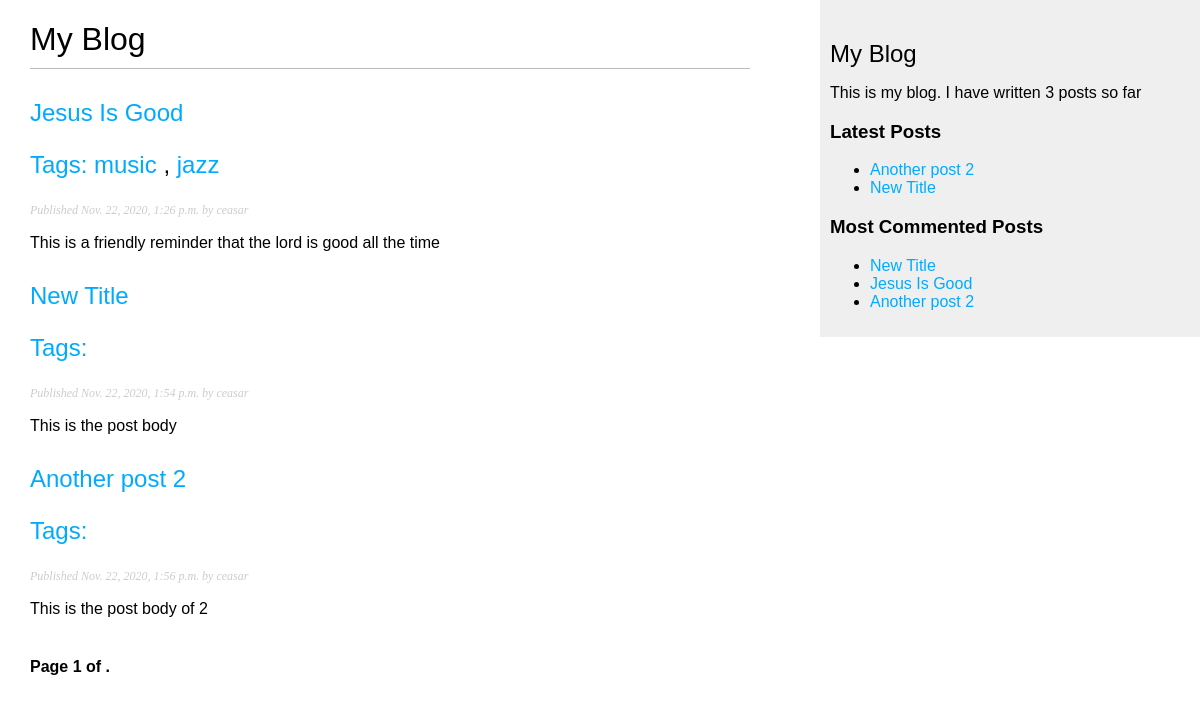
Page /blog/ on the earlier database version.
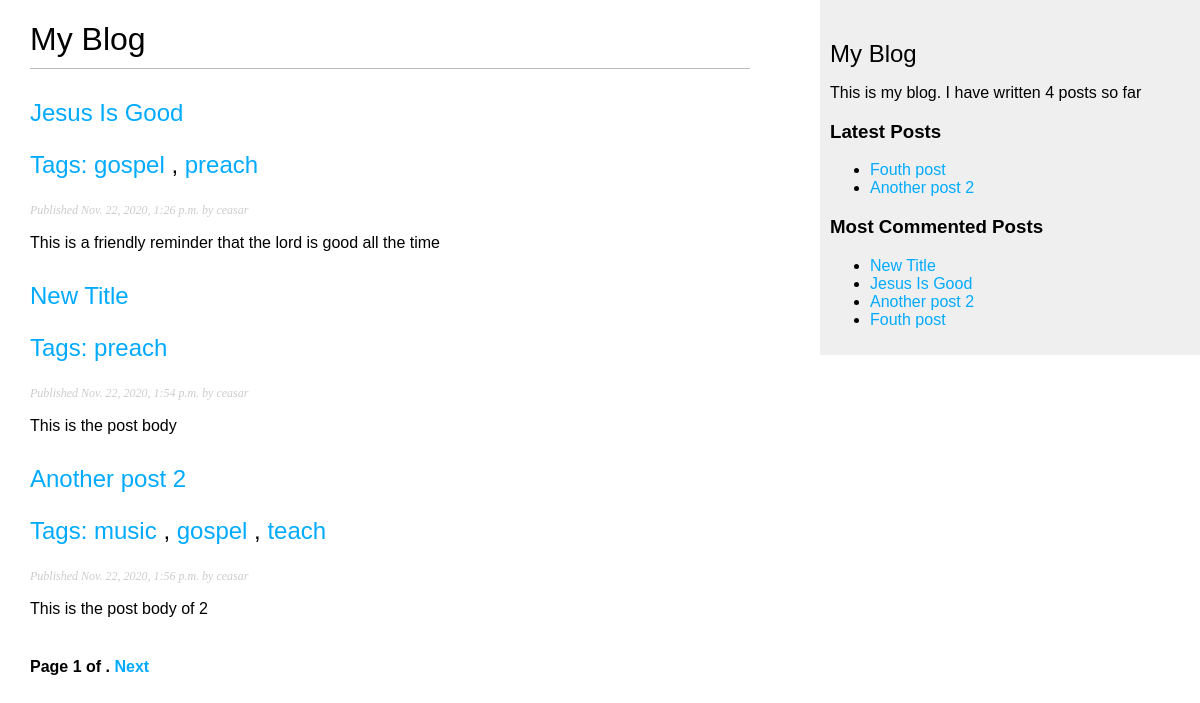
Same page on the later database version.
### blog/models.py (models this page shows, shortened)
class Post(models.Model):
    STATUS_CHOICES = (
        ('draft' , 'Draft'),
        ('published', 'Published'),
    )
    title = models.CharField(max_length=250)
    slug  = models.SlugField(max_length=250, unique_for_date='publish')
    author = models.ForeignKey(User, on_delete=models.CASCADE, related_name='blog_post')
    body    = models.TextField()
    publish = models.DateTimeField(default=timezone.now)
    created = models.DateTimeField(auto_now_add=True)
    updated = models.DateTimeField(auto_now=True)
    status = models.CharField(max_length=10, choices=STATUS_CHOICES, default='draft')
    tags = TaggableManager()
    class Meta:
        ordering = ('publish',)
    def get_absolute_url(self):
        return reverse('blog:post_detail', args=[self.publish.year,self.publish.month,self.publish.day, self.slug])
    objects = models.Manager()
    published = PublishedManager()

### blog/views.py (the view)
# urls.py: path('', views.post_list, name='post_list'),
def post_list(request, tag_slug=None):
    object_list = Post.published.all()
    tag = None
    if tag_slug:
        tag = get_object_or_404(Tag, slug=tag_slug)
        object_list = object_list.filter(tags__in=[tag])
    paginator = Paginator(object_list,3) # 3 post per each page
    page = request.GET.get('page')
    try:
        posts = paginator.page(page)
    except PageNotAnInteger:
        posts = paginator.page(1)
    except EmptyPage:
        posts = paginator.page(paginator.num_pages)
    context = {
        'page': page,
        'posts': posts,
        'tag': tag,
    }
    return render(request, 'blog/post/list.html', context)

### blog/models.py (called while the page is built)
    def get_queryset(self):
        return super(PublishedManager, self).get_queryset().filter(status='published')

### blog/templatetags/blog_tags.py (called while the page is built)
@register.simple_tag
def total_post():
    return Post.published.count()

@register.inclusion_tag('blog/post/latest_posts.html')
def show_latest_posts(count=5):
    latest_posts = Post.published.order_by('-publish')[:count]
    return {'latest_posts': latest_posts}

@register.simple_tag
def get_most_commented_posts(count=5):
    return Post.published.annotate(total_comments=Count('comments')).order_by('-total_comments')[:count]

@register.filter(name='markdown')
def markdown_format(text):
    return mark_safe(markdown.markdown(text))

### blog/templates/blog/post/list.html (shortened to what this page needs)
{% extends "blog/base.html" %}
{% load blog_tags %}
{% block content %}
    <h1>My Blog </h1>
    {% for post in posts %}
      <h2>
          <a href="{{ post.get_absolute_url }}">
              {{ post.title }}
              <p class="tags">Tags:
                {% for tag in post.tags.all %}
                  <a href="{% url "blog:post_list_by_tag" tag.slug %}">
                    {{ tag.name }}
                  </a>
                  {% if not forloop.last %}, {% endif %}
                {% endfor %}
              </p>
          </a>
      </h2>
      <p class="date">
        Published {{ post.publish }} by {{ post.author }}
      </p>
      {{ post.body|markdown|truncatewords_html:30 }}
    {% endfor %}
    {% include "pagination.html" with page=posts %}
{% endblock content %}

### blog/templates/blog/base.html (shortened to what this page needs)
{% load blog_tags %}
{% load static %}
<!Doctype html>
<html>
<head>
    <link href="{% static 'css/blog.css' %}" rel="stylesheet">
</head>
<body>
    <div id='content'>
        {% block content %}
        {% endblock content %}
    </div>
    <div id="sidebar">
        <h2>My Blog</h2>
        <p>This is my blog. I have written {% total_post %} posts so far</p>
        <h3>Latest Posts</h3>
        {% show_latest_posts 2 %}
        <h3>Most Commented Posts</h3>
        {% get_most_commented_posts as most_commented_posts %}
        <ul>
            {% for post in most_commented_posts %}
            <li>
                <a href="{{ post.get_absolute_url }}">{{ post.title }}</a>
            </li>
            {% endfor %}
        </ul>
    </div>
</body>
</html>

### blog/templates/pagination.html (shortened to what this page needs)
<div class="pagination">
    <span class="step-links">
        <span class="current">
            Page {{ page.number }} of {{ page.paginator.num_page }}.
        </span>
        {% if page.has_next %}
            <a href="?page={{ page.next_page_number }}">Next</a>
        {% endif %}
    </span>
</div>

### blog/templates/blog/post/latest_posts.html
<ul>
    {% for post in latest_posts %}
    <li>
        <a href="{{ post.get_absolute_url }}">{{ post.title }}</a>
    </li>
    {% endfor %}
</ul>

### blog/static/css/blog.css (style rules this page uses)
body { margin:0; padding:0; font-family:helvetica, sans-serif; }
a { color:#00abff; text-decoration:none; }
h1 { font-weight:normal; border-bottom:1px solid #bbb; padding:0 0 10px 0; }
h2 { font-weight:normal; margin:30px 0 0; }
#content { float:left; width:60%; padding:0 0 0 30px; }
#sidebar { float:right; width:30%; padding:10px; background:#efefef; height:100%; }
p.date { color:#ccc; font-family: georgia, serif; font-size: 12px; font-style: italic; }
.pagination { margin:40px 0; font-weight:bold; }

Differences in the rows shown:
no longer on one of the page's lists (row edited): Post: title "New Title"
changed Post "Jesus Is Good": loses Tag (name "jazz"); loses Tag (name "music")
added Tag: name "gospel"
added Tag: name "preach"
changed Post "Another post 2": gains Tag (name "music")
added Tag: name "teach", shown under Post "Another post 2"
added Post: title "Fouth post"
Other differences:
text no longer shown: "3"
text now shown: "Next 4"
